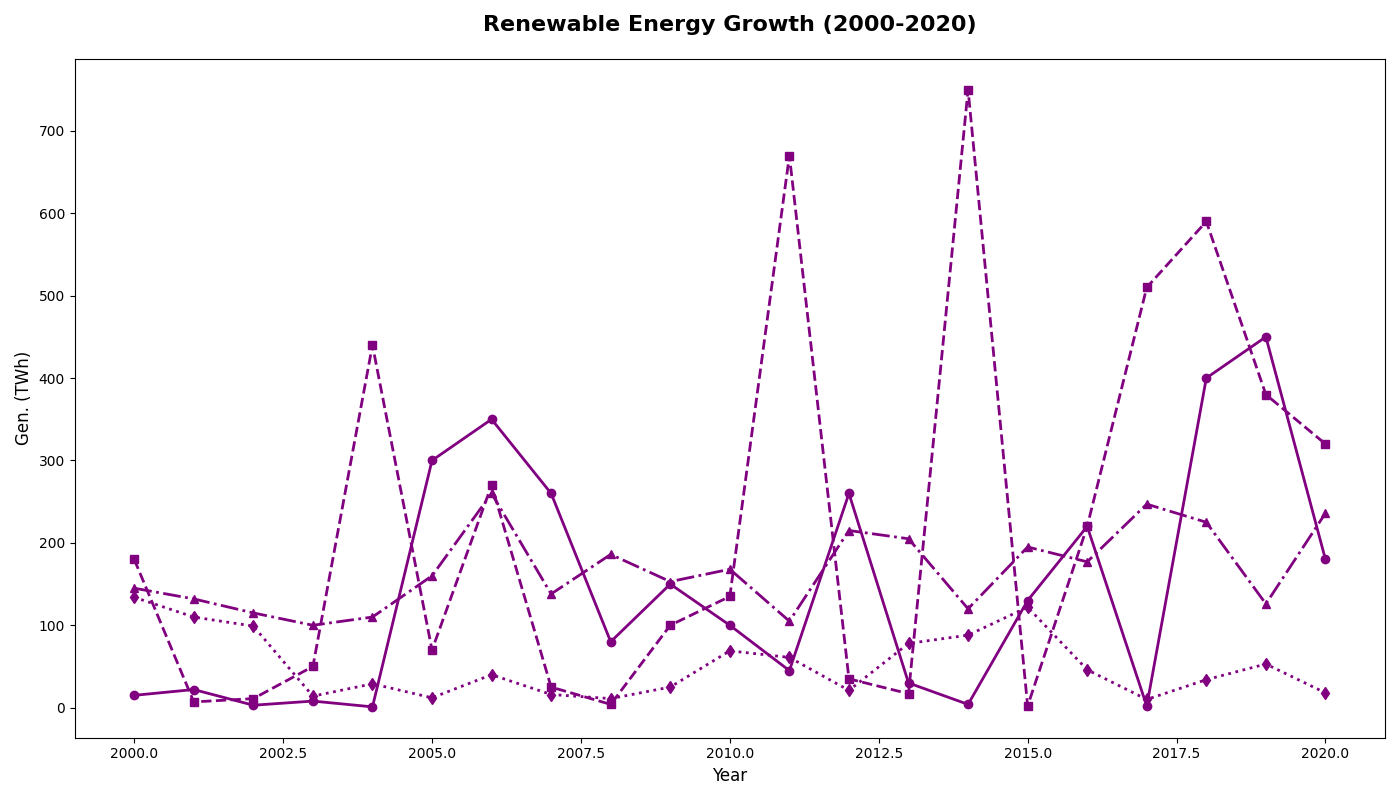

Write the Python code that produced this figure.
import matplotlib.pyplot as plt
import numpy as np

years = np.arange(2000, 2021)

solar_energy = np.array([15, 22, 3, 8, 1, 300, 350, 260, 80, 150, 100, 45, 260, 30, 4, 130, 220, 2, 400, 450, 180])
wind_energy = np.array([180, 7, 11, 50, 440, 70, 270, 25, 4, 100, 135, 670, 35, 17, 750, 2, 220, 510, 590, 380, 320])
hydropower = np.array([145, 132, 115, 100, 110, 160, 260, 138, 186, 153, 168, 105, 215, 205, 120, 195, 177, 247, 225, 126, 236])
geothermal_energy = np.array([134, 110, 99, 14, 29, 12, 40, 16, 11, 25, 69, 61, 21, 78, 88, 122, 46, 10, 34, 53, 18])

fig, ax = plt.subplots(figsize=(14, 8))

single_color = 'purple'
ax.plot(years, solar_energy, color=single_color, linestyle='-', marker='o', linewidth=2)
ax.plot(years, wind_energy, color=single_color, linestyle='--', marker='s', linewidth=2)
ax.plot(years, hydropower, color=single_color, linestyle='-.', marker='^', linewidth=2)
ax.plot(years, geothermal_energy, color=single_color, linestyle=':', marker='d', linewidth=2)

ax.set_title("Renewable Energy Growth (2000-2020)", fontsize=16, weight='bold', pad=20)
ax.set_xlabel("Year", fontsize=12)
ax.set_ylabel("Gen. (TWh)", fontsize=12)

plt.tight_layout()
plt.show()
